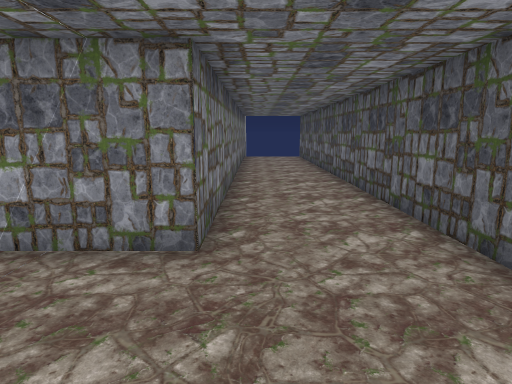
view 1 (above)

14 first-person views from a walk through a scene from a Unity 3-D project. The camera is 1.4 m above the floor, tilts 10° down and sees 75° across. The floor is counted in squares, 1 m on a side. Each view is taken from the middle of a square. On the plan, view 1 faces up. The plan holds only what a view shows up to about 15 squares ahead; the rest is blank. The place goes on beyond the plan.

view 2
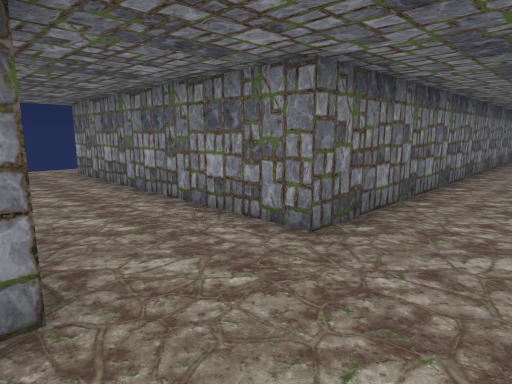

view 3
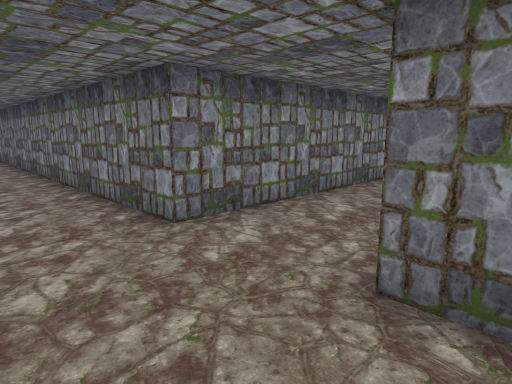

view 4
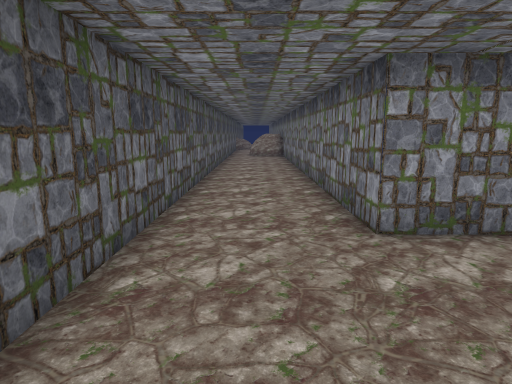

view 5
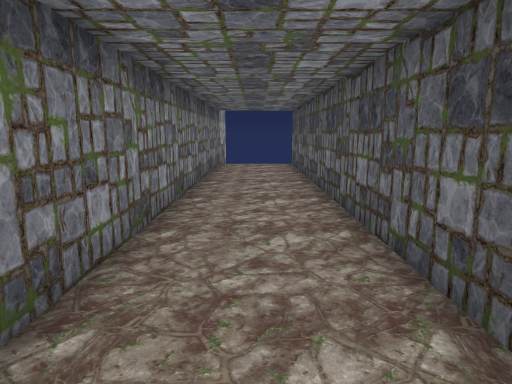

view 6
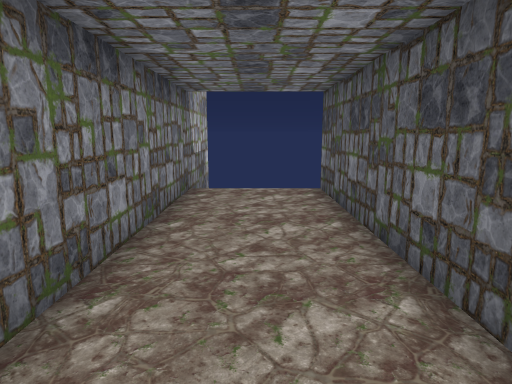

view 7
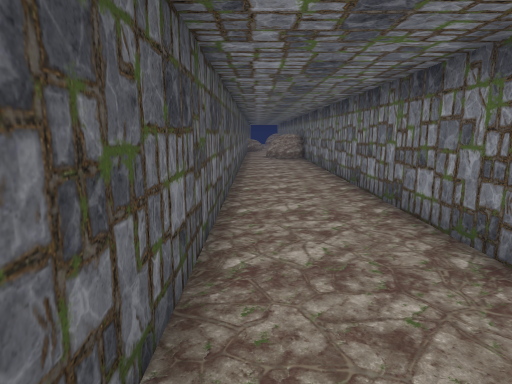

view 8
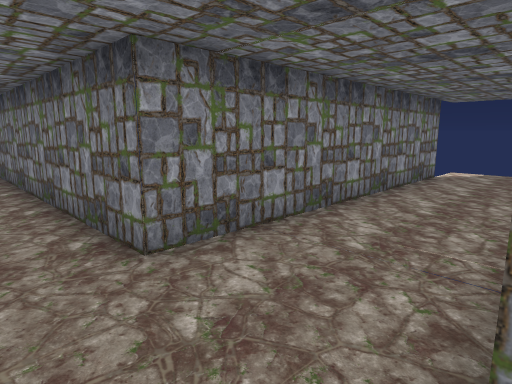

view 9
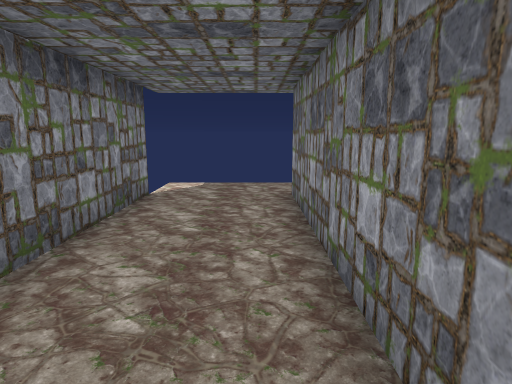

view 10
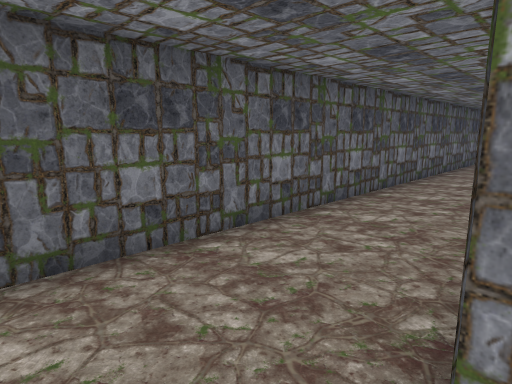

view 11
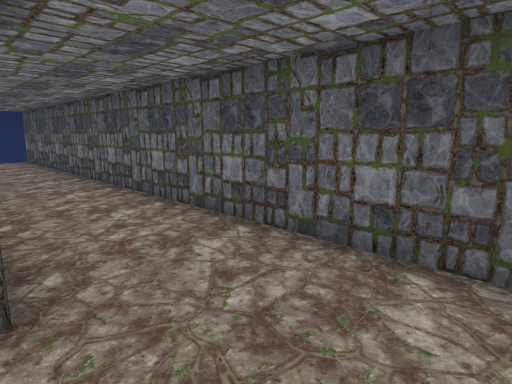

view 12
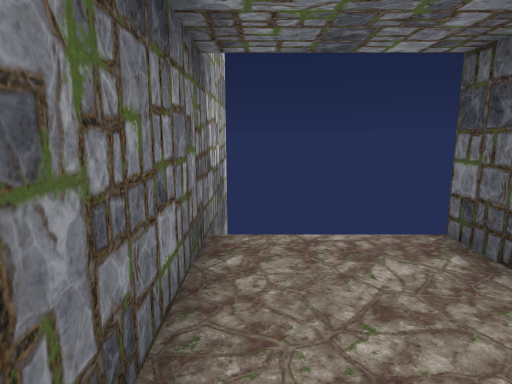

view 13
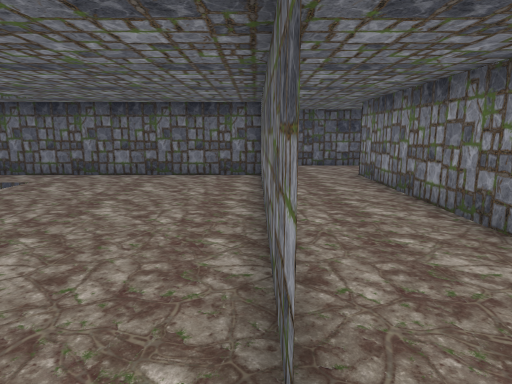

view 14
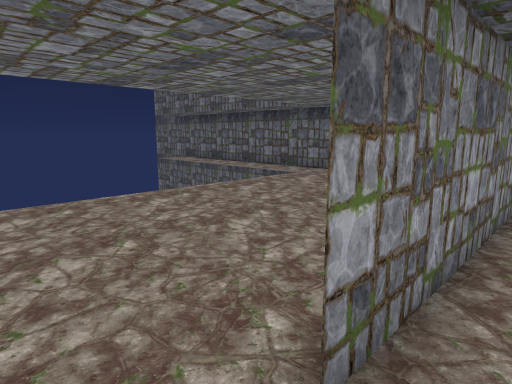

### Floor plan
Points are (right, up) in squares from view 1. A wall is a line through its corners. A room is listed if a view was taken in it or the views show most of it. See-through windows are left out.
Room 1 (views 1, 2, 3, 4, 5, 6, 7, 8, 9, 10, 11, 12, 14)
walls: (-10.8, 0.5) (-0.7, 0.5) (-0.7, -12.5); (2.7, -12.5) (2.7, 20.5); (-0.7, 21.5) (-0.7, 3.8) (-10.8, 3.8)
ways out: opening at (-11.5, 4) to room 2
Room 2 (view 13)
walls: (-10.8, 3.8) (-1.1, 3.8); (-0.7, 3.8) (-0.7, 13.4)
ways out: opening at (-11.5, 4) to room 1

Where each view was taken, in squares from view 1:
view 1: 0 up, 0 right, facing up
view 2: 0 up, 2 right, facing up-left
view 3: 5 up, 2 right, facing down-left
view 4: 5 up, 1 right, facing down
view 5: 5 up, 1 right, facing up
view 6: 12 up, 1 right, facing up
view 7: 3 up, 2 right, facing down
view 8: 4 up, 1 right, facing down-left
view 9: 3 up, 3 left, facing left
view 10: 2 up, 1 left, facing down-right
view 11: 1 up, 1 left, facing up-right
view 12: 16 up, 0 right, facing up
view 13: 4 up, 12 left, facing right
view 14: 3 up, 12 left, facing up-right
